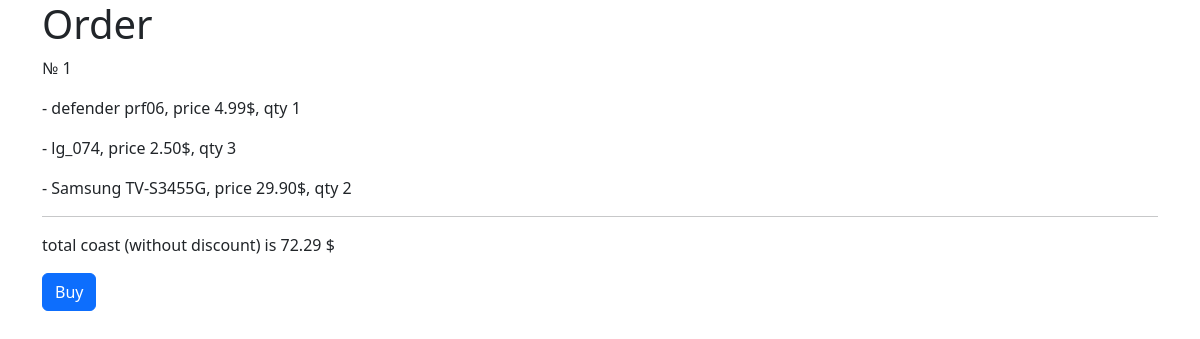
Page /order/1 on the earlier database version.
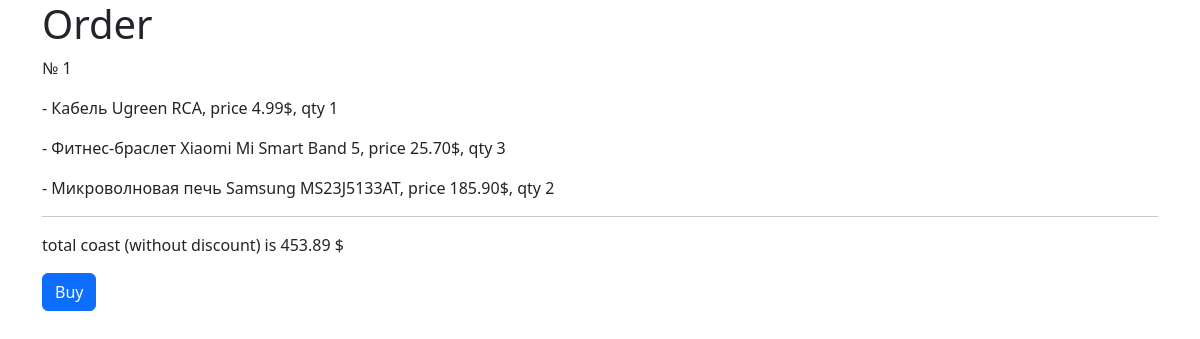
Same page on the later database version.
### stripe_app/models.py (models this page shows, shortened)
class Order(models.Model):
    items = models.ManyToManyField(Item, related_name='orders', through='OrderPositions')
    discount = models.ForeignKey(Discount, related_name='orders', null=True, blank=True, on_delete=models.SET_NULL)
    def get_price_cents(self):
        total_coast = 0
        for position in self.positions.all():
            coast = position.item.price * position.qty
            total_coast += coast
        return total_coast
    def get_display_price(self):
        total = self.get_price_cents()
        return '{0:.2f}'.format(total / 100)

class OrderPositions(models.Model):
    item = models.ForeignKey(Item, related_name='positions', on_delete=models.CASCADE)
    order = models.ForeignKey(Order, related_name='positions', on_delete=models.CASCADE)
    qty = models.IntegerField()

class Item(models.Model):
    name = models.CharField(max_length=60, unique=True)
    description = models.TextField(blank=True)
    price = models.IntegerField(default=0)
    def get_display_price(self):
        return '{0:.2f}'.format(self.price / 100)

### stripe_app/views.py (the view)
# urls.py: path('order/<pk>', OrderPageView.as_view(), name='order-page'),
class OrderPageView(TemplateView):
    template_name = 'order.html'
    def get_context_data(self, **kwargs):
        order_id = self.kwargs['pk']
        order = Order.objects.get(id=order_id)
        context = super(OrderPageView, self).get_context_data(**kwargs)
        context.update({
            'order': order,
            'STRIPE_PUB_KEY': settings.STRIPE_PUB_KEY
        })
        return context

### templates/order.html (shortened to what this page needs)
{% load bootstrap5 %}
{% bootstrap_css %}
<html>
        <head>
        </head>
        <body>
        <div class="container">
        <h1>Order</h1>
        <p>№ {{ order.id }}</p>
        {% for position in order.positions.all%}
        <p> - {{ position.item.name }}, price {{ position.item.get_display_price }}$, qty {{ position.qty }} </p>
        {% endfor %}
        <hr>
        <p>total coast (without discount) is {{ order.get_display_price }} $</p>
                {% buttons %}
                <button type="submit" class="btn btn-primary" id="buy-button">Buy</button>
                {% endbuttons %}
        </div>
        </body>
</html>

Differences in the rows shown:
changed through a linked row, Order id 1: get_display_price "72.29" → "453.89"
changed through a linked row, OrderPositions: item.name "defender prf06" → "Кабель Ugreen RCA"
changed through a linked row, OrderPositions: item.name "lg_074" → "Фитнес-браслет Xiaomi Mi Smart Band 5"; item.get_display_price "2.50" → "25.70"
changed through a linked row, OrderPositions: item.name "Samsung TV-S3455G" → "Микроволновая печь Samsung MS23J5133AT"; item.get_display_price "29.90" → "185.90"
